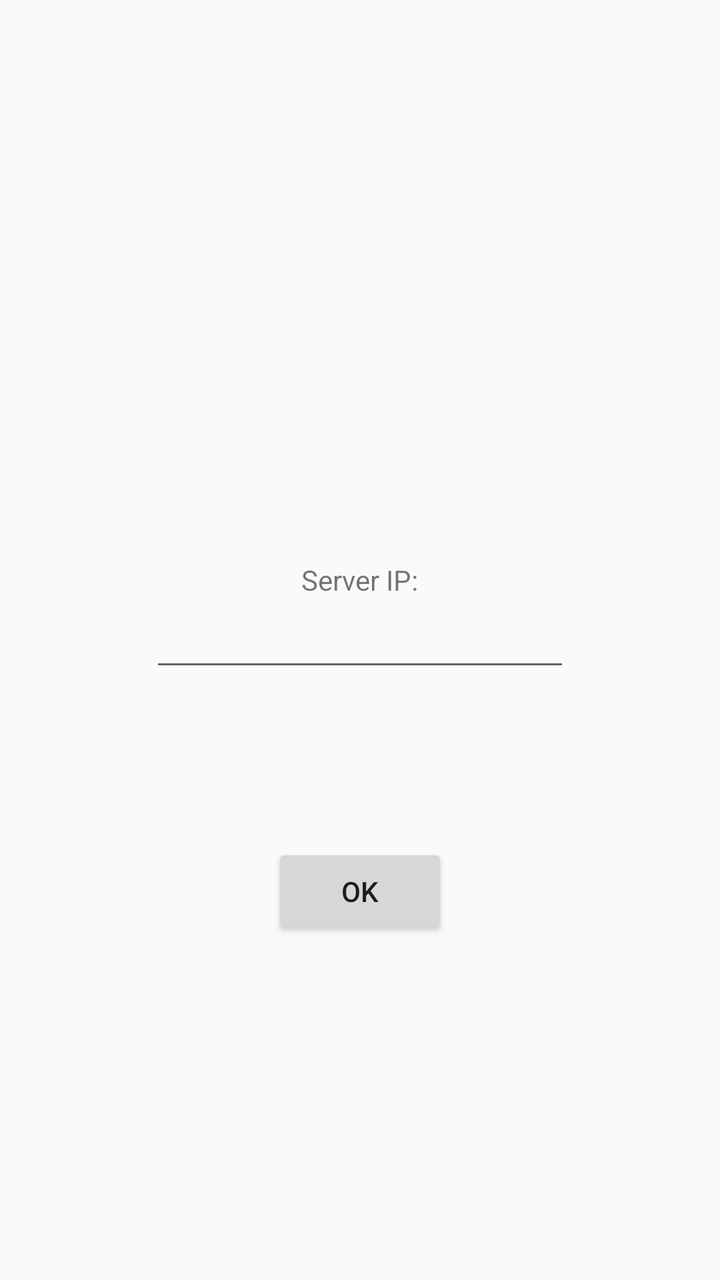
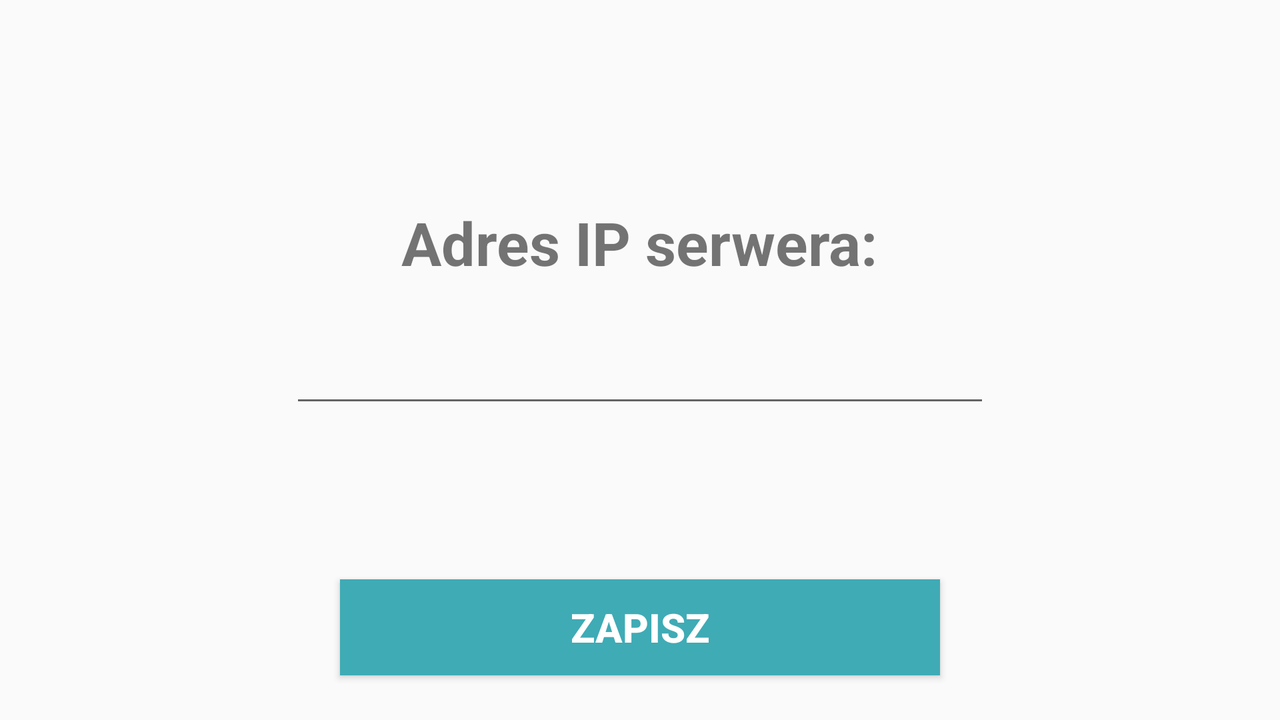

First picture: res/layout/ on a phone held upright. Second picture: the repository's own variant of that layout, on a device whose configuration matches the variant's folder. Source for both follows.
<!-- AndroidManifest.xml: application theme AppTheme -->
<!-- res/layout/activity_settings.xml -->
<?xml version="1.0" encoding="utf-8"?>
<RelativeLayout xmlns:android="http://schemas.android.com/apk/res/android"
    xmlns:tools="http://schemas.android.com/tools"
    android:layout_width="match_parent"
    android:layout_height="match_parent"
    android:paddingBottom="@dimen/activity_vertical_margin"
    android:paddingLeft="@dimen/activity_horizontal_margin"
    android:paddingRight="@dimen/activity_horizontal_margin"
    android:paddingTop="@dimen/activity_vertical_margin"
    tools:context="com.example.sylwia.connectionhelloworld.SettingsActivity">

    <EditText
        android:layout_width="wrap_content"
        android:layout_height="wrap_content"
        android:ems="10"
        android:gravity="center"
        android:id="@+id/ip_edit_text"
        android:layout_centerVertical="true"
        android:layout_centerHorizontal="true" />

    <TextView
        android:layout_width="wrap_content"
        android:layout_height="wrap_content"
        android:text="Server IP:"
        android:id="@+id/textView"
        android:layout_above="@+id/ip_edit_text"
        android:layout_centerHorizontal="true" />

    <Button
        android:layout_width="wrap_content"
        android:layout_height="wrap_content"
        android:text="OK"
        android:id="@+id/ok_settings_button"
        android:layout_below="@+id/ip_edit_text"
        android:layout_centerHorizontal="true"
        android:layout_marginTop="81dp" />
</RelativeLayout>
<!-- resources referenced by this layout -->
<resources>
  <dimen name="activity_horizontal_margin">16dp</dimen>
  <dimen name="activity_vertical_margin">16dp</dimen>
  <style name="AppTheme" parent="Theme.AppCompat.Light.NoActionBar">
          <item name="colorPrimary">@color/colorPrimary</item>
          <item name="colorPrimaryDark">@color/colorPrimaryDark</item>
          <item name="colorAccent">@color/colorAccent</item>
          <item name="android:spinnerDropDownItemStyle">@style/mySpinnerDropdownItemStyle</item>
          <item name="android:spinnerItemStyle">@style/mySpinnerItemStyle</item>
      </style>
  <color name="colorPrimary">#3fabb5</color>
  <color name="colorPrimaryDark">#30969f</color>
  <color name="colorAccent">@color/colorPrimary</color>
  <style name="mySpinnerDropdownItemStyle" parent="@android:style/Widget.Holo.DropDownItem.Spinner">
          <item name="android:textColor">@color/colorBase</item>
          <item name="android:shadowColor">@color/colorBase</item>
          <item name="android:textSize">20sp</item>
      </style>
  <style name="mySpinnerItemStyle" parent="@android:style/Widget.Holo.Spinner">
          <item name="android:textColor">@color/colorPrimaryDark</item>
          <item name="android:textSize">30sp</item>
      </style>
  <color name="colorBase">#757575</color>
</resources>
<!-- res/layout-land/activity_settings.xml (the author's variant of the layout above) -->
<!-- drawn on the phone turned sideways -->
<?xml version="1.0" encoding="utf-8"?>
<RelativeLayout xmlns:android="http://schemas.android.com/apk/res/android"
    xmlns:tools="http://schemas.android.com/tools"
    android:layout_width="match_parent"
    android:layout_height="match_parent"
    android:layout_centerVertical="true"
    android:paddingBottom="@dimen/activity_horizontal_margin"
    android:paddingLeft="@dimen/activity_vertical_margin"
    android:paddingRight="@dimen/activity_vertical_margin"
    android:paddingTop="@dimen/activity_horizontal_margin"
    tools:context="com.example.sylwia.connectionhelloworld.SettingsActivity">

    <TextView
        android:layout_width="wrap_content"
        android:layout_height="wrap_content"
        android:text="Adres IP serwera:"
        android:textSize="30sp"
        android:textStyle="bold"
        android:id="@+id/textView"
        android:layout_above="@+id/ip_edit_text"
        android:layout_centerHorizontal="true"
        android:layout_marginBottom="10dp"/>

    <EditText
        android:layout_width="wrap_content"
        android:layout_height="wrap_content"
        android:ems="10"
        android:gravity="center"
        android:id="@+id/ip_edit_text"
        android:textSize="30sp"
        android:layout_centerVertical="true"
        android:layout_centerHorizontal="true" />



    <Button
        android:layout_width="300dp"
        android:layout_height="wrap_content"
        android:background="@color/colorPrimary"
        android:text="Zapisz"
        android:textColor="#ffff"
        android:textSize="20sp"
        android:textStyle="bold"
        android:id="@+id/ok_settings_button"
        android:layout_below="@+id/ip_edit_text"
        android:layout_centerHorizontal="true"
        android:layout_marginTop="81dp" />
</RelativeLayout>
<!-- resources referenced by the variant -->
<!-- as the phone turned sideways resolves them -->
<resources>
  <color name="colorPrimary">#3fabb5</color>
  <dimen name="activity_horizontal_margin">16dp</dimen>
  <dimen name="activity_vertical_margin">16dp</dimen>
  <style name="AppTheme" parent="Theme.AppCompat.Light.NoActionBar">
          <item name="colorPrimary">@color/colorPrimary</item>
          <item name="colorPrimaryDark">@color/colorPrimaryDark</item>
          <item name="colorAccent">@color/colorAccent</item>
          <item name="android:spinnerDropDownItemStyle">@style/mySpinnerDropdownItemStyle</item>
          <item name="android:spinnerItemStyle">@style/mySpinnerItemStyle</item>
      </style>
  <color name="colorPrimaryDark">#30969f</color>
  <color name="colorAccent">@color/colorPrimary</color>
  <style name="mySpinnerDropdownItemStyle" parent="@android:style/Widget.Holo.DropDownItem.Spinner">
          <item name="android:textColor">@color/colorBase</item>
          <item name="android:shadowColor">@color/colorBase</item>
          <item name="android:textSize">20sp</item>
      </style>
  <style name="mySpinnerItemStyle" parent="@android:style/Widget.Holo.Spinner">
          <item name="android:textColor">@color/colorPrimaryDark</item>
          <item name="android:textSize">30sp</item>
      </style>
  <color name="colorBase">#757575</color>
</resources>
